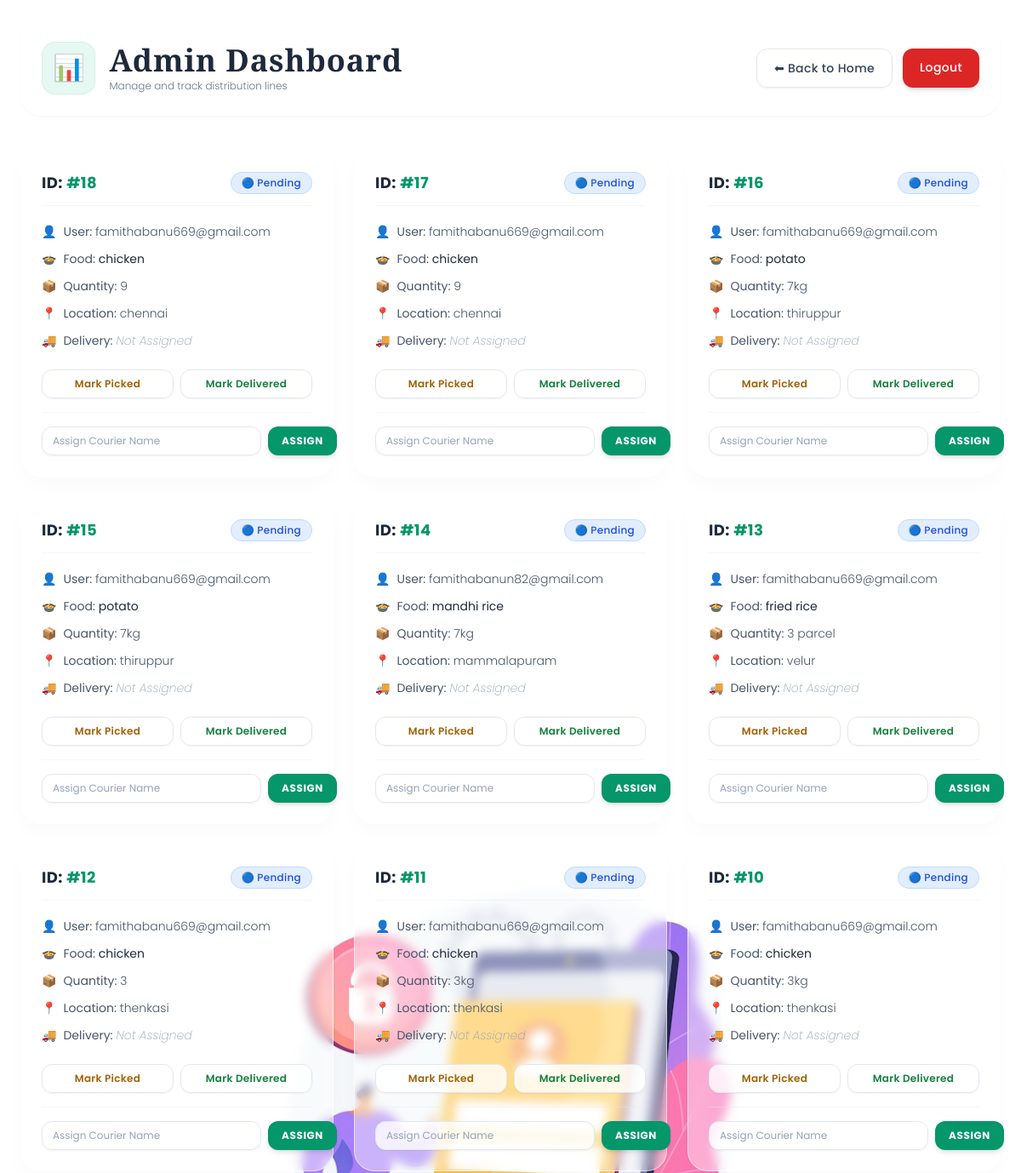
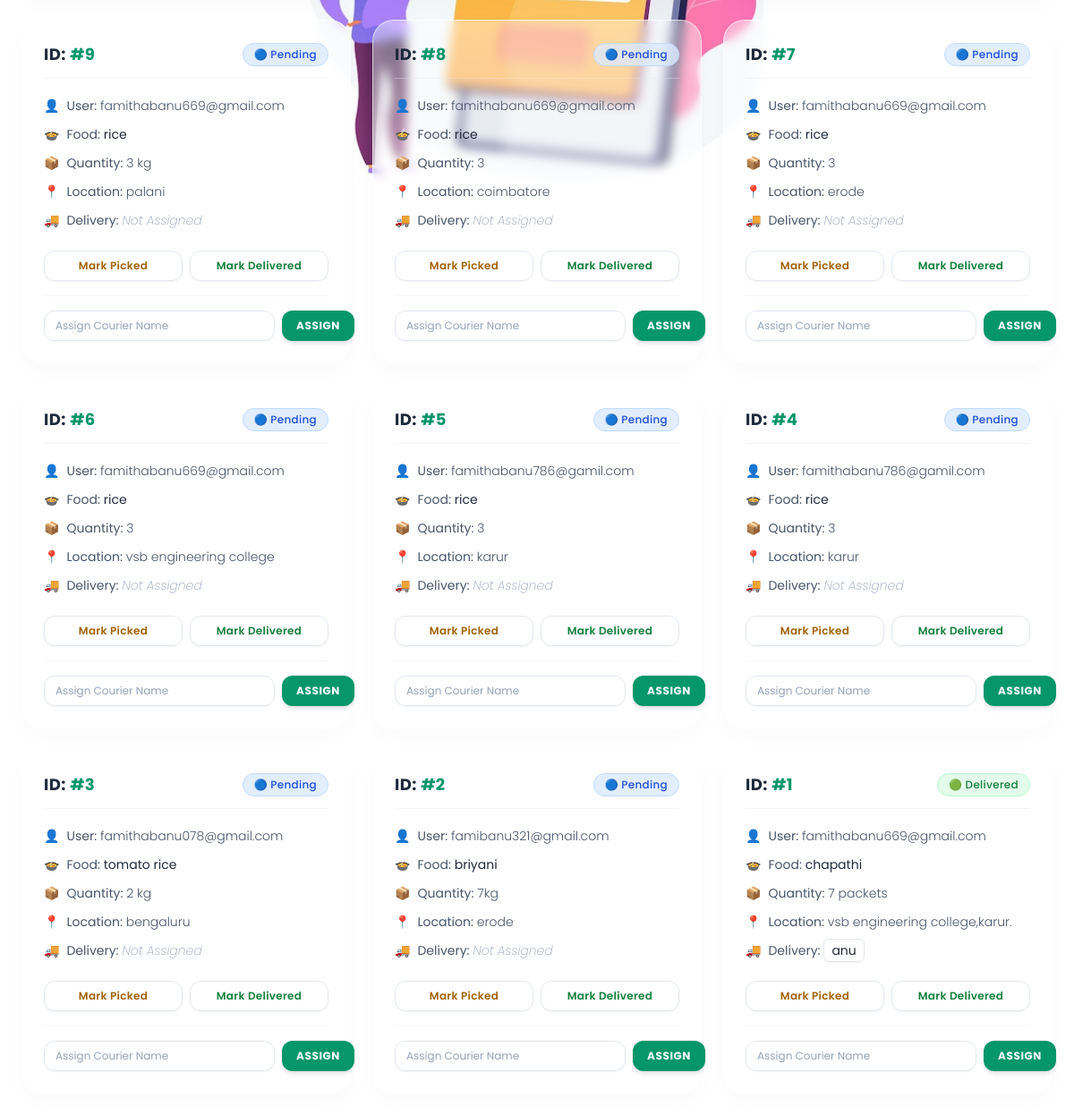
/admin_dashboard (signed in), run on the app's committed database (2 pictures, top to bottom).
### tables this page shows
CREATE TABLE donations(
        id INTEGER PRIMARY KEY AUTOINCREMENT,
        user_email TEXT,
        food_name TEXT,
        quantity TEXT,
        location TEXT,
        status TEXT DEFAULT 'Pending',
        delivery_boy TEXT DEFAULT ''
    );

### app.py (the view)
@app.route("/admin_dashboard")
def admin_dashboard():
    if "admin" not in session:
        return redirect(url_for("admin_login"))
    conn = sqlite3.connect(DB)
    cur = conn.cursor()
    cur.execute("SELECT * FROM donations ORDER BY id DESC")
    donations = cur.fetchall()
    conn.close()
    return render_template(
        "admin_dashboard.html",
        donations=donations
    )

### templates/admin_dashboard.html (shortened to what this page needs)
<!DOCTYPE html>
<html lang="en">
<head>
    <script src="https://cdn.tailwindcss.com"></script>
</head>
<body class="min-h-screen p-6 relative overflow-x-hidden bg-center bg-no-repeat bg-fixed bg-white"
      style="background-image: url('/static/1000130063.jpg'); background-size: 700px;">
    <div class="relative z-10 max-w-7xl mx-auto">
        <div class="flex flex-col md:flex-row justify-between items-center mb-10 bg-white/40 backdrop-blur-[6px] border border-white/60 p-6 rounded-3xl shadow-sm">
            <div class="flex items-center gap-4">
                <div class="bg-emerald-500/10 p-3 rounded-2xl border border-emerald-500/10 text-3xl">
                    📊
                </div>
                <div>
                    <h1 class="serif-title text-4xl text-slate-800 font-bold tracking-wide">
                        Admin Dashboard
                    </h1>
                    <p class="text-xs text-slate-500 font-light mt-0.5">Manage and track distribution lines</p>
                </div>
            </div>
            <div class="mt-4 md:mt-0 flex gap-3">
                <a href="{{ url_for('home') }}"
                   class="bg-white/80 text-slate-700 border border-slate-200 font-medium px-5 py-3 rounded-xl hover:bg-white transition duration-200 text-sm tracking-wide shadow-sm">
                    ⬅ Back to Home
                </a>
                <a href="{{ url_for('logout') }}"
                   class="bg-red-600 text-white font-medium px-5 py-3 rounded-xl hover:bg-red-700 transition duration-200 text-sm tracking-wide shadow-md">
                    Logout
                </a>
            </div>
        </div>
        <div class="grid grid-cols-1 md:grid-cols-2 lg:grid-cols-3 gap-6">
            {% for d in donations %}
            <div class="bg-white/40 backdrop-blur-[6px] border border-white/60 rounded-3xl shadow-[0_10px_25px_rgba(0,0,0,0.02)] p-6 flex flex-col justify-between hover:border-emerald-500/40 transition-all duration-300">
                <div>
                    <div class="flex justify-between items-center mb-5 border-b border-slate-200/40 pb-3">
                        <h2 class="text-lg font-bold text-slate-800 tracking-wide">
                            ID: <span class="text-emerald-600">#{{ d[0] }}</span>
                        </h2>
                        {% if d[5] == "Delivered" %}
                            <span class="bg-green-100/80 text-green-700 border border-green-200 px-3 py-1 rounded-full text-xs font-medium tracking-wide">
                                🟢 {{ d[5] }}
                            </span>
                        {% elif d[5] == "Picked" %}
                            <span class="bg-yellow-100/80 text-yellow-700 border border-yellow-200 px-3 py-1 rounded-full text-xs font-medium tracking-wide">
                                🟡 {{ d[5] }}
                            </span>
                        {% else %}
                            <span class="bg-blue-100/80 text-blue-700 border border-blue-200 px-3 py-1 rounded-full text-xs font-medium tracking-wide">
                                🔵 {{ d[5] }}
                            </span>
                        {% endif %}
                    </div>
                    <div class="space-y-3 text-sm text-slate-600 font-light">
                        <p class="flex items-center gap-2">
                            <span>👤</span> <span><strong>User:</strong> {{ d[1] }}</span>
                        </p>
                        <p class="flex items-center gap-2">
                            <span>🍲</span> <span><strong>Food:</strong> <span class="font-normal text-slate-800">{{ d[2] }}</span></span>
                        </p>
                        <p class="flex items-center gap-2">
                            <span>📦</span> <span><strong>Quantity:</strong> {{ d[3] }}</span>
                        </p>
                        <p class="flex items-center gap-2">
                            <span>📍</span> <span><strong>Location:</strong> {{ d[4] }}</span>
                        </p>
                        <p class="flex items-center gap-2">
                            <span>🚚</span> <span><strong>Delivery:</strong>
                                {% if d[6] %}
                                    <span class="bg-white/80 px-2 py-0.5 rounded-md font-normal text-slate-800 border border-slate-200 shadow-sm">{{ d[6] }}</span>
                                {% else %}
                                    <span class="text-slate-400 italic font-extralight">Not Assigned</span>
                                {% endif %}
                            </span>
                        </p>
                    </div>
                </div>
                <div>
                    <div class="flex gap-2 mt-6">
                        <a href="/update_status/{{ d[0] }}/Picked"
                           class="flex-1 text-center bg-white/80 hover:bg-yellow-50 text-yellow-700 border border-slate-200 py-2 rounded-xl text-xs font-semibold tracking-wide active:scale-95 transition-all duration-200 shadow-sm">
                            Mark Picked
                        </a>
                        <a href="/update_status/{{ d[0] }}/Delivered"
                           class="flex-1 text-center bg-white/80 hover:bg-green-50 text-green-700 border border-slate-200 py-2 rounded-xl text-xs font-semibold tracking-wide active:scale-95 transition-all duration-200 shadow-sm">
                            Mark Delivered
                        </a>
                    </div>
                    <form action="/assign_delivery/{{ d[0] }}"
                          method="POST"
                          class="flex gap-2 mt-4 pt-4 border-t border-slate-200/40">
                        <input type="text"
                               name="delivery_boy"
                               placeholder="Assign Courier Name"
                               required
                               class="flex-1 bg-white/80 border border-slate-200 rounded-xl px-3 py-2 text-xs text-slate-800 placeholder-slate-400 focus:outline-none focus:border-emerald-500 focus:ring-1 focus:ring-emerald-500/20 transition duration-200 shadow-sm">
                        <button type="submit"
                                class="bg-emerald-600 hover:bg-emerald-500 text-white font-bold text-xs px-4 rounded-xl active:scale-95 transition-all duration-200 uppercase tracking-wider shadow-md">
                            Assign
                        </button>
                    </form>
                </div>
            </div>
            {% else %}
            <div class="col-span-1 md:col-span-2 lg:col-span-3 text-center py-12 bg-white/40 backdrop-blur-[6px] border border-white/60 rounded-3xl p-8">
                <p class="text-slate-500 font-light">No donation records currently active inside the database.</p>
            </div>
            {% endfor %}
        </div>
    </div>
</body>
</html>

### templates/admin_dashboard.html (style rules this page uses)
body { font-family: 'Poppins', sans-serif; }
.serif-title { font-family: 'Cormorant Garamond', serif; }

### data on the page
donations: id "18", status "Pending", user_email "famithabanu669@gmail.com", food_name "chicken", quantity "9", location "chennai", delivery_boy "Not Assigned"
donations: id "17", status "Pending", user_email "famithabanu669@gmail.com", food_name "chicken", quantity "9", location "chennai", delivery_boy "Not Assigned"
donations: id "16", status "Pending", user_email "famithabanu669@gmail.com", food_name "potato", quantity "7kg", location "thiruppur", delivery_boy "Not Assigned"
donations: id "15", status "Pending", user_email "famithabanu669@gmail.com", food_name "potato", quantity "7kg", location "thiruppur", delivery_boy "Not Assigned"
donations: id "14", status "Pending", user_email "famithabanun82@gmail.com", food_name "mandhi rice", quantity "7kg", location "mammalapuram", delivery_boy "Not Assigned"
donations: id "13", status "Pending", user_email "famithabanu669@gmail.com", food_name "fried rice", quantity "3 parcel", location "velur", delivery_boy "Not Assigned"
donations: id "12", status "Pending", user_email "famithabanu669@gmail.com", food_name "chicken", quantity "3", location "thenkasi", delivery_boy "Not Assigned"
donations: id "11", status "Pending", user_email "famithabanu669@gmail.com", food_name "chicken", quantity "3kg", location "thenkasi", delivery_boy "Not Assigned"
donations: id "10", status "Pending", user_email "famithabanu669@gmail.com", food_name "chicken", quantity "3kg", location "thenkasi", delivery_boy "Not Assigned"
donations: id "9", status "Pending", user_email "famithabanu669@gmail.com", food_name "rice", quantity "3 kg", location "palani", delivery_boy "Not Assigned"
donations: id "8", status "Pending", user_email "famithabanu669@gmail.com", food_name "rice", quantity "3", location "coimbatore", delivery_boy "Not Assigned"
donations: id "7", status "Pending", user_email "famithabanu669@gmail.com", food_name "rice", quantity "3", location "erode", delivery_boy "Not Assigned"
donations: id "6", status "Pending", user_email "famithabanu669@gmail.com", food_name "rice", quantity "3", location "vsb engineering college", delivery_boy "Not Assigned"
donations: id "5", status "Pending", user_email "famithabanu786@gamil.com", food_name "rice", quantity "3", location "karur", delivery_boy "Not Assigned"
donations: id "4", status "Pending", user_email "famithabanu786@gamil.com", food_name "rice", quantity "3", location "karur", delivery_boy "Not Assigned"
donations: id "3", status "Pending", user_email "famithabanu078@gmail.com", food_name "tomato rice", quantity "2 kg", location "bengaluru", delivery_boy "Not Assigned"
donations: id "2", status "Pending", user_email "famibanu321@gmail.com", food_name "briyani", quantity "7kg", location "erode", delivery_boy "Not Assigned"
donations: id "1", status "Delivered", user_email "famithabanu669@gmail.com", food_name "chapathi", quantity "7 packets", location "vsb engineering college,karur.", delivery_boy "anu"
